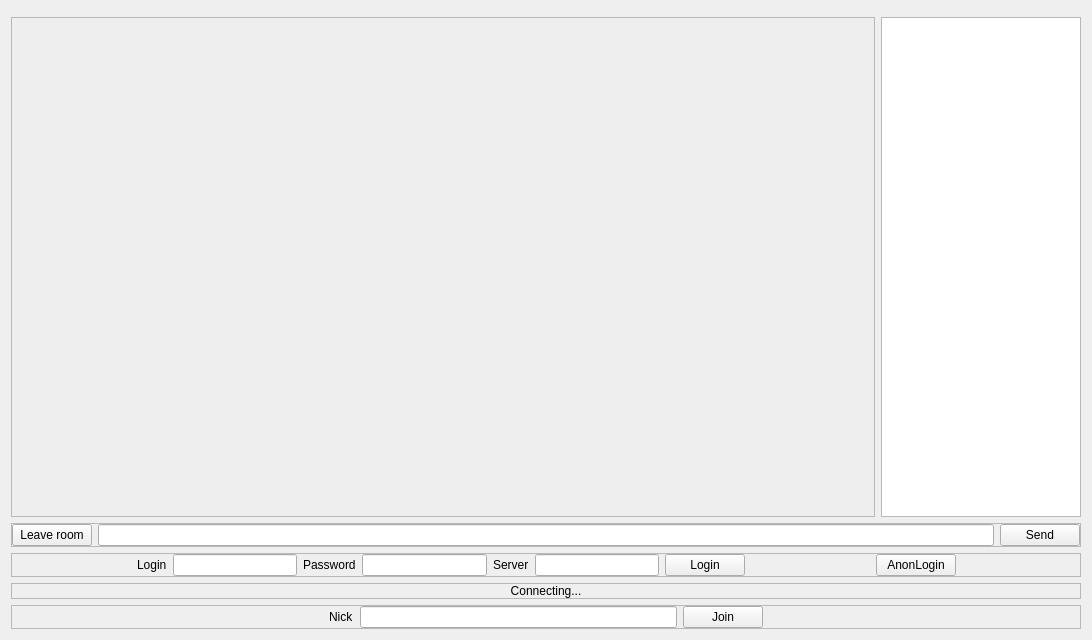
<?xml version="1.0" encoding="UTF-8"?>
<ui version="4.0">
 <class>ChatWidget</class>
 <widget class="QWidget" name="ChatWidget">
  <property name="geometry">
   <rect>
    <x>0</x>
    <y>0</y>
    <width>1092</width>
    <height>634</height>
   </rect>
  </property>
  <property name="windowTitle">
   <string>ChatWidget</string>
  </property>
  <layout class="QVBoxLayout" name="verticalLayout">
   <item>
    <layout class="QHBoxLayout" name="horizontalLayout_6">
     <item>
      <widget class="TwitterWidget" name="widget" native="true"/>
     </item>
    </layout>
   </item>
   <item>
    <layout class="QHBoxLayout" name="horizontalLayout_2">
     <item>
      <widget class="QTextBrowser" name="chat_edit">
       <property name="minimumSize">
        <size>
         <width>700</width>
         <height>500</height>
        </size>
       </property>
       <property name="font">
        <font>
         <family>Segoe UI</family>
         <pointsize>12</pointsize>
        </font>
       </property>
       <property name="lineWidth">
        <number>0</number>
       </property>
       <property name="horizontalScrollBarPolicy">
        <enum>Qt::ScrollBarAlwaysOff</enum>
       </property>
       <property name="html">
        <string>&lt;!DOCTYPE HTML PUBLIC &quot;-//W3C//DTD HTML 4.0//EN&quot; &quot;http://www.w3.org/TR/REC-html40/strict.dtd&quot;&gt;
&lt;html&gt;&lt;head&gt;&lt;meta name=&quot;qrichtext&quot; content=&quot;1&quot; /&gt;&lt;style type=&quot;text/css&quot;&gt;
p, li { white-space: pre-wrap; }
&lt;/style&gt;&lt;/head&gt;&lt;body style=&quot; font-family:'Segoe UI'; font-size:12pt; font-weight:400; font-style:normal;&quot; bgcolor=&quot;#eeeeee&quot;&gt;
&lt;p style=&quot;-qt-paragraph-type:empty; margin-top:0px; margin-bottom:0px; margin-left:0px; margin-right:0px; -qt-block-indent:0; text-indent:0px;&quot;&gt;&lt;/p&gt;&lt;/body&gt;&lt;/html&gt;</string>
       </property>
       <property name="openLinks">
        <bool>false</bool>
       </property>
      </widget>
     </item>
     <item>
      <widget class="QListWidget" name="user_list">
       <property name="minimumSize">
        <size>
         <width>200</width>
         <height>0</height>
        </size>
       </property>
       <property name="maximumSize">
        <size>
         <width>200</width>
         <height>16777215</height>
        </size>
       </property>
      </widget>
     </item>
    </layout>
   </item>
   <item>
    <widget class="QFrame" name="message_frame">
     <property name="frameShape">
      <enum>QFrame::StyledPanel</enum>
     </property>
     <property name="frameShadow">
      <enum>QFrame::Raised</enum>
     </property>
     <layout class="QHBoxLayout" name="horizontalLayout_3">
      <property name="margin">
       <number>0</number>
      </property>
      <item>
       <widget class="QPushButton" name="logout_button">
        <property name="text">
         <string>Leave room</string>
        </property>
       </widget>
      </item>
      <item>
       <widget class="QLineEdit" name="message_edit"/>
      </item>
      <item>
       <widget class="QPushButton" name="send_button">
        <property name="text">
         <string>Send</string>
        </property>
       </widget>
      </item>
     </layout>
    </widget>
   </item>
   <item>
    <widget class="QFrame" name="login_frame">
     <property name="frameShape">
      <enum>QFrame::StyledPanel</enum>
     </property>
     <property name="frameShadow">
      <enum>QFrame::Raised</enum>
     </property>
     <layout class="QHBoxLayout" name="horizontalLayout">
      <property name="margin">
       <number>0</number>
      </property>
      <item>
       <spacer name="horizontalSpacer">
        <property name="orientation">
         <enum>Qt::Horizontal</enum>
        </property>
        <property name="sizeHint" stdset="0">
         <size>
          <width>40</width>
          <height>20</height>
         </size>
        </property>
       </spacer>
      </item>
      <item>
       <widget class="QLabel" name="label">
        <property name="text">
         <string>Login</string>
        </property>
       </widget>
      </item>
      <item>
       <widget class="QLineEdit" name="login_edit"/>
      </item>
      <item>
       <widget class="QLabel" name="label_2">
        <property name="text">
         <string>Password</string>
        </property>
       </widget>
      </item>
      <item>
       <widget class="QLineEdit" name="password_edit">
        <property name="echoMode">
         <enum>QLineEdit::Password</enum>
        </property>
       </widget>
      </item>
      <item>
       <widget class="QLabel" name="label_3">
        <property name="text">
         <string>Server</string>
        </property>
       </widget>
      </item>
      <item>
       <widget class="QLineEdit" name="server_edit"/>
      </item>
      <item>
       <widget class="QPushButton" name="login_button">
        <property name="text">
         <string>Login</string>
        </property>
       </widget>
      </item>
      <item>
       <spacer name="horizontalSpacer_3">
        <property name="orientation">
         <enum>Qt::Horizontal</enum>
        </property>
        <property name="sizeHint" stdset="0">
         <size>
          <width>40</width>
          <height>20</height>
         </size>
        </property>
       </spacer>
      </item>
      <item>
       <widget class="QPushButton" name="pushButton_2">
        <property name="text">
         <string>AnonLogin</string>
        </property>
       </widget>
      </item>
      <item>
       <spacer name="horizontalSpacer_2">
        <property name="orientation">
         <enum>Qt::Horizontal</enum>
        </property>
        <property name="sizeHint" stdset="0">
         <size>
          <width>40</width>
          <height>20</height>
         </size>
        </property>
       </spacer>
      </item>
     </layout>
    </widget>
   </item>
   <item>
    <widget class="QFrame" name="connecting_frame">
     <property name="frameShape">
      <enum>QFrame::StyledPanel</enum>
     </property>
     <property name="frameShadow">
      <enum>QFrame::Raised</enum>
     </property>
     <layout class="QHBoxLayout" name="horizontalLayout_4">
      <property name="topMargin">
       <number>0</number>
      </property>
      <property name="bottomMargin">
       <number>0</number>
      </property>
      <item>
       <widget class="QLabel" name="status_label">
        <property name="text">
         <string>Connecting...</string>
        </property>
        <property name="alignment">
         <set>Qt::AlignCenter</set>
        </property>
       </widget>
      </item>
     </layout>
    </widget>
   </item>
   <item>
    <widget class="QFrame" name="nick_frame">
     <property name="frameShape">
      <enum>QFrame::StyledPanel</enum>
     </property>
     <property name="frameShadow">
      <enum>QFrame::Raised</enum>
     </property>
     <layout class="QHBoxLayout" name="horizontalLayout_5">
      <property name="margin">
       <number>0</number>
      </property>
      <item>
       <spacer name="horizontalSpacer_4">
        <property name="orientation">
         <enum>Qt::Horizontal</enum>
        </property>
        <property name="sizeHint" stdset="0">
         <size>
          <width>40</width>
          <height>20</height>
         </size>
        </property>
       </spacer>
      </item>
      <item>
       <widget class="QLabel" name="label_4">
        <property name="text">
         <string>Nick</string>
        </property>
       </widget>
      </item>
      <item>
       <widget class="QLineEdit" name="nick_edit"/>
      </item>
      <item>
       <widget class="QPushButton" name="join_button">
        <property name="text">
         <string>Join</string>
        </property>
       </widget>
      </item>
      <item>
       <spacer name="horizontalSpacer_5">
        <property name="orientation">
         <enum>Qt::Horizontal</enum>
        </property>
        <property name="sizeHint" stdset="0">
         <size>
          <width>40</width>
          <height>20</height>
         </size>
        </property>
       </spacer>
      </item>
     </layout>
    </widget>
   </item>
  </layout>
 </widget>
 <layoutdefault spacing="6" margin="11"/>
 <customwidgets>
  <customwidget>
   <class>TwitterWidget</class>
   <extends>QWidget</extends>
   <header>twitterwidget.h</header>
   <container>1</container>
  </customwidget>
 </customwidgets>
 <resources/>
 <connections/>
</ui>
